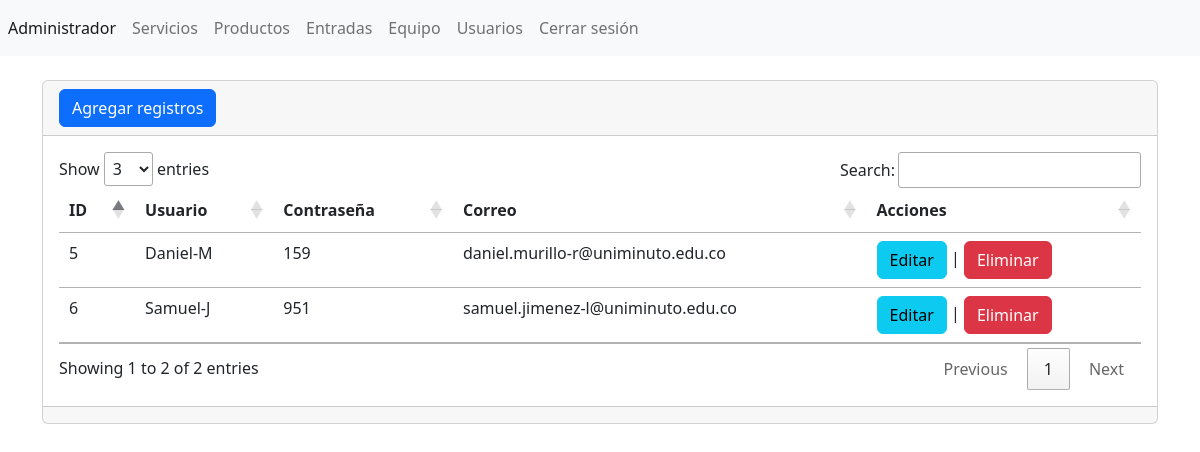
Screenshot of /admin/secciones/usuarios/index.php (signed in) with the database file from the repository.
### tables this page shows
CREATE TABLE `usuarios` (
  `ID` int(11) NOT NULL,
  `usuario` varchar(255) NOT NULL,
  `password` varchar(255) NOT NULL,
  `correo` varchar(255) NOT NULL
);

### admin/secciones/usuarios/index.php (the view, shortened to what this page needs)
<?php
include("../../bd.php");
$sentencia=$conexion->prepare("SELECT * FROM `usuarios`");
$sentencia->execute();
$lista_usuarios=$sentencia->fetchAll(PDO::FETCH_ASSOC);
include("../../templates/header.php");
?>
<div class="card">
    <div class="card-header">
    <a name="" id="" class="btn btn-primary" href="crear.php" role="button">Agregar registros</a>
    </div>
    <div class="card-body">
    <div class="table-responsive-sm">
    <table class="table">
        <thead>
            <tr>
                <th scope="col">ID</th>
                <th scope="col">Usuario</th>
                <th scope="col">Contraseña</th>
                <th scope="col">Correo</th>
                <th scope="col">Acciones</th>
            </tr>
        </thead>
        <tbody>
            <?php
            foreach($lista_usuarios as $registros){
            ?>
            <tr class="">
                <td><?php echo $registros['ID']; ?></td>
                <td><?php echo $registros['usuario']; ?></td>
                <td><?php echo $registros['password']; ?></td>
                <td><?php echo $registros['correo']; ?></td>
                <td>
                        <a name="" id="" class="btn btn-info" href="editar.php?txtID=<?php echo $registros['ID']; ?>" role="button">Editar</a>
                        |
                        <a name="" id="" class="btn btn-danger" href="index.php?txtID=<?php echo $registros['ID']; ?>" role="button">Eliminar</a>
                </td>
            </tr>
            <?php
                }
            ?>
        </tbody>
    </table>
</div>
    </div>
    <div class="card-footer text-muted">
    </div>
</div>
<?php
include("../../templates/footer.php");
?>

### rows the page displays
usuarios: ID "5", usuario "Daniel-M", password "159", correo "daniel.murillo-r@uniminuto.edu.co"
usuarios: ID "6", usuario "Samuel-J", password "951", correo "samuel.jimenez-l@uniminuto.edu.co"
